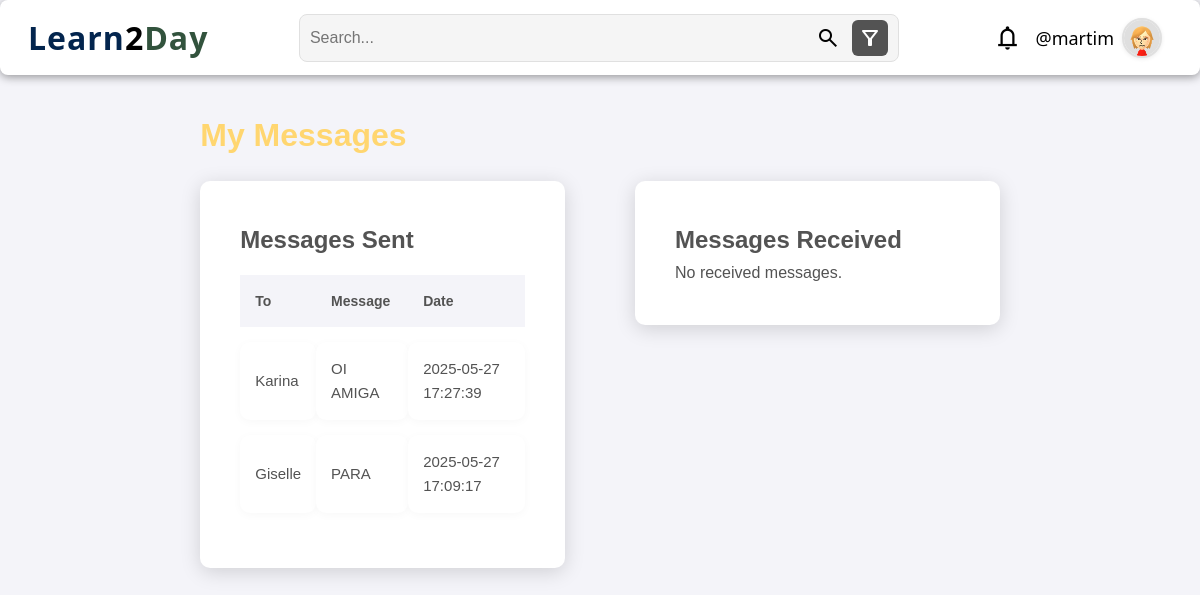
/viewmessages.php (signed in), run on an earlier commit of the app's database.
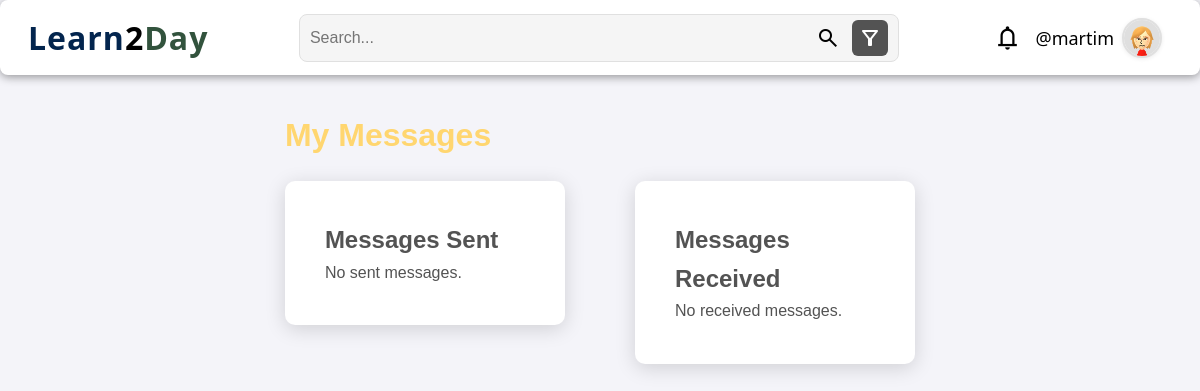
And on a later commit of the database.
### tables this page shows
CREATE TABLE MESSAGE(
    ID_MESSAGE INTEGER PRIMARY KEY AUTOINCREMENT,
    SENDER VARCHAR(255) NOT NULL,
    RECEIVER VARCHAR(255) NOT NULL,
    CONTENT TEXT NOT NULL,
    TIMESTAMP DATETIME DEFAULT CURRENT_TIMESTAMP,
    FOREIGN KEY (SENDER) REFERENCES USERS(USERNAME) ON DELETE CASCADE,
    FOREIGN KEY (RECEIVER) REFERENCES USERS(USERNAME) ON DELETE CASCADE
);

### src/includes/session.php (called while the page is built, shortened)
<?php
class Session {
    private static ?Session $instance = null;
    public static function getInstance(): Session {
        if (self::$instance == null) {
            self::$instance = new Session();
        }
        return self::$instance;
    }
    public function getUser(): ?User {
        return isset($_SESSION["user"]) ? $_SESSION["user"] : null;
    }
}
?>

### src/database/message.php (called while the page is built, shortened)
<?php
require_once __DIR__ . '/../includes/session.php';
class Message{
    public function __construct(string $sender,
                                string $receiver, string $date_sent,
                                string $content) {
        $this->receiver = $receiver;
        $this->date_sent = $date_sent;
        $this->content = $content;
    }
    public static function getMessagesSent(string $username): array {
        $db = Database::getInstance();
        $stmt = $db->prepare('
            SELECT * FROM MESSAGE WHERE SENDER = ? ORDER BY TIMESTAMP DESC
        ');
        $stmt->execute([$username]);
        $messages = [];
        while ($row = $stmt->fetch(PDO::FETCH_ASSOC)) {
            $messages[] = new Message(
                $row['SENDER'],
                $row['RECEIVER'],
                $row['TIMESTAMP'] ?? '',
                $row['CONTENT']
            );
        }
        return $messages;
    }
}
?>

### src/viewmessages.php (the view, shortened to what the changed rows need)
<?php
require_once __DIR__ . '/includes/session.php';
require_once __DIR__ . '/database/message.php';
$session = Session::getInstance();
$user = $session->getUser();
$messagessent = Message::getMessagesSent($user->username);
?>
<!DOCTYPE html>
<html lang="en">
<head>
    <link rel="stylesheet" href="/styles/homepage.css">
    <link rel="stylesheet" href="/styles/viewmessages.css">
</head>
<body>
            <?php $user = $session->getUser(); ?>
    <main>
        <?php if ($user->type === 'TUTOR'): ?>
            <h1 style="color: #03254E">My Messages</h1>
        <?php elseif ($user->type === 'STUDENT'): ?>
            <h1 style="color: #32533D">My Messages</h1>
        <?php elseif ($user->type === 'ADMIN'): ?>
            <h1 style="color: #FFD670">My Messages</h1>
        <?php endif; ?>
        <div class="messages-section">
            <div class="messages-table-container">
                <h2>Messages Sent</h2>
                <?php if (empty($messagessent)): ?>
                    <p>No sent messages.</p>
                <?php else: ?>
                <table class="messages-table">
                    <thead>
                        <tr>
                            <th>To</th>
                            <th>Message</th>
                            <th>Date</th>
                        </tr>
                    </thead>
                    <tbody>
                        <?php foreach ($messagessent as $msg): ?>
                        <tr>
                            <td><?= htmlspecialchars($msg->receiver) ?></td>
                            <td><?= nl2br(htmlspecialchars($msg->content)) ?></td>
                            <td><?= htmlspecialchars($msg->timestamp ?? $msg->date_sent ?? '') ?></td>
                        </tr>
                        <?php endforeach; ?>
                    </tbody>
                </table>
                <?php endif; ?>
            </div>
            <div class="messages-table-container">
                <h2>Messages Received</h2>
            </div>
            </div>
    </main>
</body>
</html>

What changed in the data, as far as the page shows it:
removed message: RECEIVER "Karina", CONTENT "OI AMIGA", TIMESTAMP "2025-05-27 17:27:39"
removed message: RECEIVER "Giselle", CONTENT "PARA", TIMESTAMP "2025-05-27 17:09:17"
Also different on the page:
text no longer shown: "To Message Date"
text now shown: "No sent messages."
